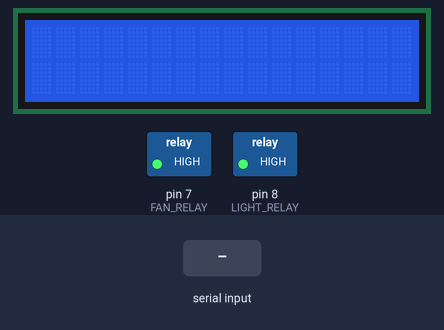
This sketch was run on a simulated Arduino Uno, built with avr-gcc and run on an emulated ATmega328P. Parts: 16×2 character LCD, switched loads named in the sketch (green lamp = pin HIGH). The inputs (shaded band) are chosen by the test bench.

Above: at 1.2 s.
1.3 s: "FAN_TOGGLE\n" received over Serial
At 1.6 s:
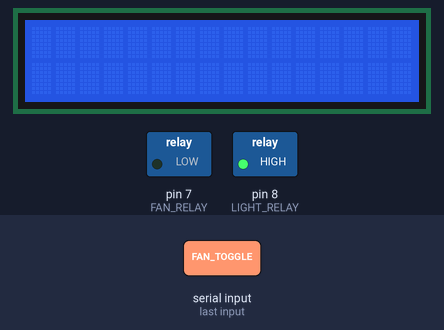
2.8 s: "LIGHT_TOGGLE\n" received over Serial
At 4.0 s:
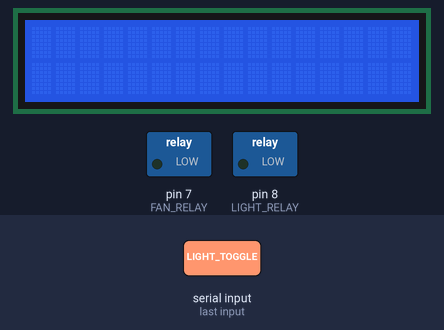
4.3 s: "FAN_TOGGLE\n" received over Serial
At 5.1 s:
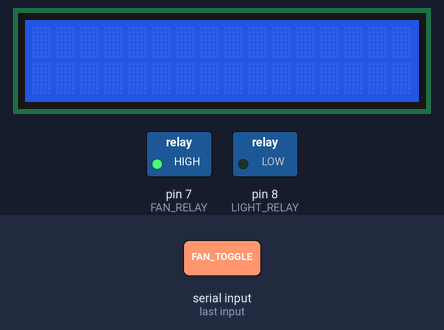
Timing chart, 0 to 7.3 s (numbered marks = the images above; inputs shaded):
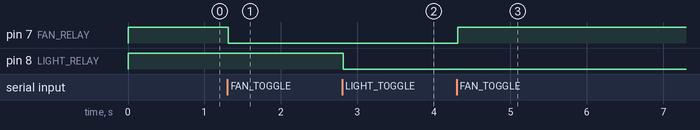

Measured:
- after the input at 1.3 s, pin 7 (FAN_RELAY): HIGH → LOW at once
- after the input at 2.8 s, pin 8 (LIGHT_RELAY): HIGH → LOW at once
- after the input at 4.3 s, pin 7 (FAN_RELAY): LOW → HIGH at once

The sketch:

arduino_uno.ino
```cpp
#include <Wire.h>
#include <LiquidCrystal_I2C.h>

LiquidCrystal_I2C lcd(0x27, 16, 2);  // I2C Address for LCD

#define FAN_RELAY 7
#define LIGHT_RELAY 8

void setup() {
  pinMode(FAN_RELAY, OUTPUT);
  pinMode(LIGHT_RELAY, OUTPUT);
  digitalWrite(FAN_RELAY, HIGH);
  digitalWrite(LIGHT_RELAY, HIGH);

  Serial.begin(9600);
  lcd.init();
  lcd.backlight();
}

void loop() {
  if (Serial.available()) {
    String command = Serial.readStringUntil('\n');
    command.trim();

    if (command == "FAN_TOGGLE") {
      digitalWrite(FAN_RELAY, !digitalRead(FAN_RELAY));
    }
    else if (command == "LIGHT_TOGGLE") {
      digitalWrite(LIGHT_RELAY, !digitalRead(LIGHT_RELAY));
    }
    else if (command.startsWith("LCD:")) {
      lcd.clear();
      lcd.setCursor(0, 0);
      lcd.print(command.substring(4));  // Display text on LCD
    }
  }
}
```
